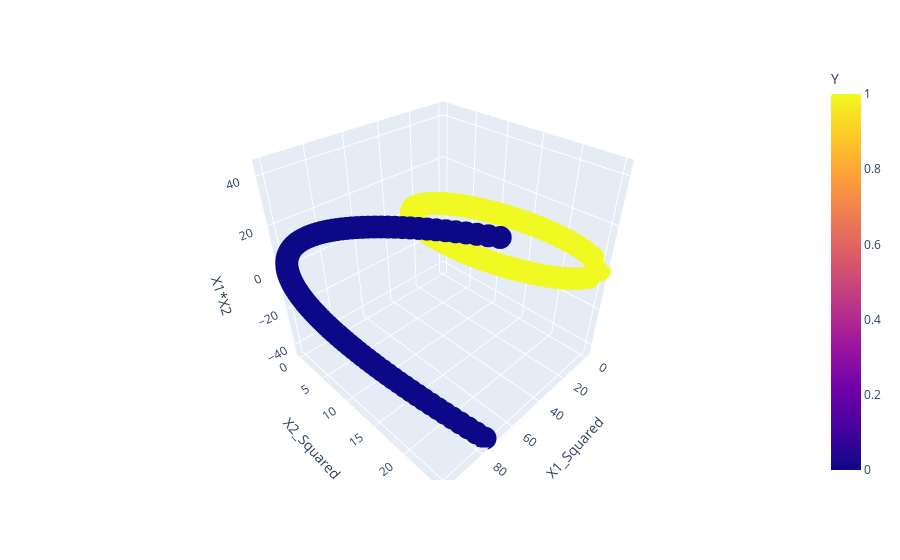

This figure's notebook cell:
### Code cell
fig1= px.scatter_3d(df,x='X1_Squared', y='X2_Squared', z='X1*X2', color='Y')
fig1.show()

### Figure 1 — Plotly figure (JSON) as saved in the notebook; plotly's stock layout.template omitted (floating-point values rounded to 4 significant figures; data arrays with more than 128 entries replaced by an {"elided": "..."} marker saying what was removed)
{"data": [{"hovertemplate": "X1_Squared=%{x}<br>X2_Squared=%{y}<br>X1*X2=%{z}<br>Y=%{marker.color}<extra></extra>", "legendgroup": "", "marker": {"color": {"elided": "400 int values"}, "coloraxis": "coloraxis", "symbol": "circle"}, "mode": "markers", "name": "", "scene": "scene", "showlegend": false, "type": "scatter3d", "x": {"elided": "400 float values"}, "y": {"elided": "400 float values"}, "z": {"elided": "400 float values"}}], "layout": {"coloraxis": {"colorbar": {"title": {"text": "Y"}}, "colorscale": [[0, "#0d0887"], [0.1111, "#46039f"], [0.2222, "#7201a8"], [0.3333, "#9c179e"], [0.4444, "#bd3786"], [0.5556, "#d8576b"], [0.6667, "#ed7953"], [0.7778, "#fb9f3a"], [0.8889, "#fdca26"], [1, "#f0f921"]]}, "legend": {"tracegroupgap": 0}, "margin": {"t": 60}, "scene": {"domain": {"x": [0, 1], "y": [0, 1]}, "xaxis": {"title": {"text": "X1_Squared"}}, "yaxis": {"title": {"text": "X2_Squared"}}, "zaxis": {"title": {"text": "X1*X2"}}}}}
